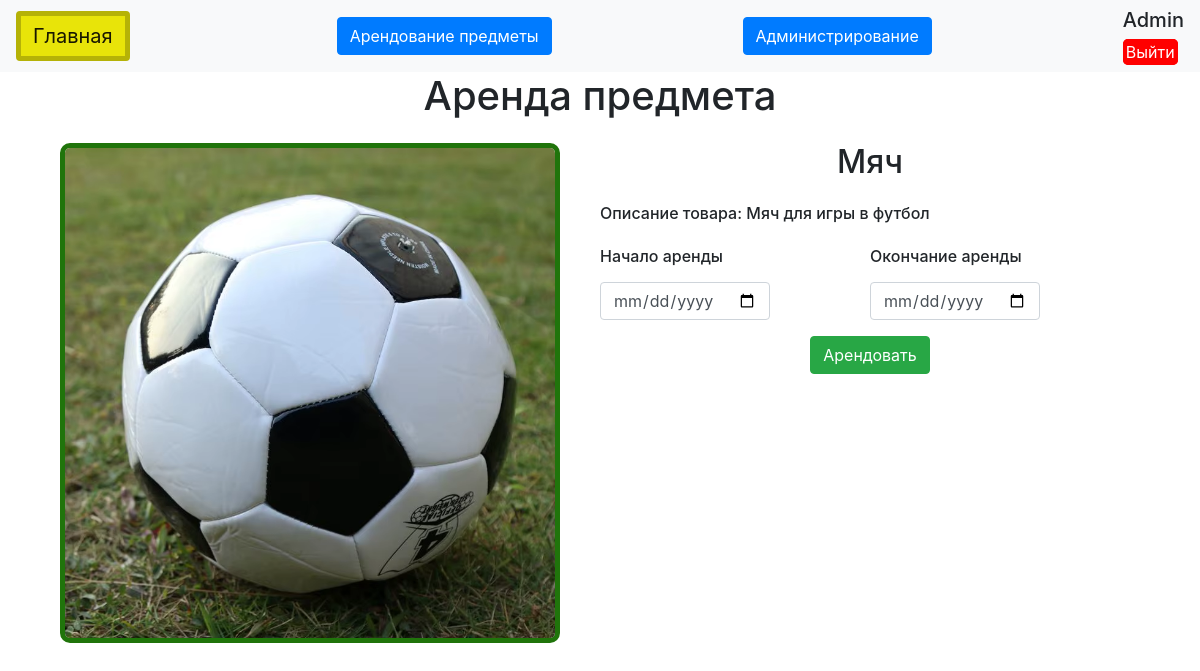
The page /request/1 (signed in) on the database its author committed.
### data/users.py (models this page shows, shortened)
class Users(SqlAlchemyBase, UserMixin):
    __tablename__ = 'users'
    id = sqlalchemy.Column(sqlalchemy.Integer, primary_key=True, autoincrement=True)
    name = sqlalchemy.Column(sqlalchemy.String, nullable=True)
    about = sqlalchemy.Column(sqlalchemy.String, nullable=True)
    email = sqlalchemy.Column(sqlalchemy.String, index=True, unique=True, nullable=True)
    hashed_password = sqlalchemy.Column(sqlalchemy.String, nullable=True)
    user_access = sqlalchemy.Column(sqlalchemy.String, default='admin', nullable=True)
    password = sqlalchemy.Column(sqlalchemy.String, nullable=True)
    asortiment = orm.relationship("Asortiment", back_populates='users')

### data/news.py (models this page shows)
class Asortiment(SqlAlchemyBase):
    __tablename__ = 'asortiment'
    id = sqlalchemy.Column(sqlalchemy.Integer, primary_key=True, autoincrement=True)
    name = sqlalchemy.Column(sqlalchemy.String, nullable=True)
    status = sqlalchemy.Column(sqlalchemy.String, nullable=True)
    arend = sqlalchemy.Column(sqlalchemy.String, nullable=True)
    photo_href = sqlalchemy.Column(sqlalchemy.String, nullable=True)
    id_type = sqlalchemy.Column(sqlalchemy.Integer, sqlalchemy.ForeignKey('idtype.id'))
    is_private = sqlalchemy.Column(sqlalchemy.Boolean, default=True)
    user_id = sqlalchemy.Column(sqlalchemy.Integer, sqlalchemy.ForeignKey("users.id"))
    users = orm.relationship('Users')
    idtype = orm.relationship("Idtype")
    request = orm.relationship("Request", back_populates='asortiment')

### data/category.py (models this page shows)
class Idtype(SqlAlchemyBase):
    __tablename__ = 'idtype'
    id = sqlalchemy.Column(sqlalchemy.Integer, primary_key=True, autoincrement=True)
    name = sqlalchemy.Column(sqlalchemy.String)
    description = sqlalchemy.Column(sqlalchemy.Text)

### main.py (the view, shortened to what this page needs)
@app.route('/request/<int:id_item>', methods=['GET', 'POST'])
@login_required
def edit_news(id_item):
    if current_user.user_access == "baned":
        abort(404)
    else:
        db_sess = db_session.create_session()
        item = db_sess.query(Asortiment).filter_by(id=id_item).first()
        form = RequestForm()
        return render_template("request.html",
                            form=form,
                            item=item,
                            title="Аренда",
                            )

### forms/news.py
class RequestForm(FlaskForm):
    description = TextAreaField("Отчёт:")
    datetime_start = DateField('Начало аренды')
    datetime_end = DateField('Окончание аренды')
    confirmed = BooleanField('Одобрить?')
    submit = SubmitField("Арендовать")

### data/db_session.py (called while the page is built)
def create_session() -> Session:
    global __factory
    return __factory()

### main.py (called while the page is built)
@login_manager.user_loader
def load_user(user_id):
    db_sess = db_session.create_session()
    return db_sess.get(Users, user_id)

### templates/request.html (shortened to what this page needs)
{% extends "base.html" %}
{% block content %}
<div class="container">
    <div class="container form-container">
        <h1 class="text-center botind">Аренда предмета</h1>
       <div class="mb-4">
            <div class="iteml">
                <img class="imgadsize borderG" src="/{{ item.photo_href }}">
            </div>
            <div class="itemr">
                <div>
                    <h2 class="cental botind">{{ item.name }}</h2>
                </div>
                <div>
                    <h6 class="botind">Описание товара: {{  item.idtype.description }} </h6>
                </div>
                <form method="POST">
                    <div class="descp">
                        <div class="mb-3 datal padr">
                            <h6>{{ form.datetime_start.label(class="form-label") }}</h6>
                            {{ form.datetime_start(class="form-control") }}
                        </div>
                        <div class="mb-3 datar padr">
                            <h6>{{ form.datetime_end.label(class="form-label") }}</h6>
                            {{ form.datetime_end(class="form-control") }}
                        </div>
                    </div>
                    <div class="text-center">
                        {{ form.submit(type="submit", class="btn btn-success") }}
                    </div>
                </form>
            </div>
        </div>
    </div>
</div>
{% endblock %}

### templates/base.html (shortened to what this page needs)
<!doctype html>
<html lang="en">
<head>
    <link rel="stylesheet"
          href="https://stackpath.bootstrapcdn.com/bootstrap/4.4.1/css/bootstrap.min.css"
>
    <link rel="stylesheet" href="{{ url_for('static', filename='styles/Styles.css') }}">
</head>
<body>
<header>
    <nav class="navbar navbar-light bg-light">
        <a class="btn navbar-brand borderSome backcolorV" href="/" >Главная</a>
        {% if current_user.user_access == 'admin' %}
        <div class="cental">
            <a href="/arrended" class="btn btn-primary">Арендование предметы</a>
        </div>
        <div class="cental">
            <a href="/admin_panel" class="btn btn-primary">Администрирование</a>
        </div>
        {% else %}
        <div class="cental">
            <a href="/arrended" class="btn btn-primary">Арендование предметы</a>
        </div>
        {% endif %}
        {% if current_user.is_authenticated %}
        <div>
            <h5>{{ current_user.name }}</h5>
            <a class="exit" href="/logout">Выйти</a>
        </div>
        {% else %}
            <p>
                <a class="btn btn-primary " href="/register">Зарегистрироваться</a>
                <a class="btn btn-success" href="/login">Войти</a>
            </p>
        {% endif %}
    </nav>
</header>
<main>
    {% block content %}{% endblock %}
</main>
</body>
</html>

### static/styles/Styles.css (style rules this page uses)
.exit { border:3px solid red; color: white; background-color: red; border-radius: 5px; }
h1 { text-align: center; }
.borderG { border: 5px solid rgb(32, 116, 11); border-radius: 10px; }
.borderSome { border: 5px solid #b5b207; }
.cental { text-align: center; }
.iteml { float: left; width: 50%; }
.itemr { float: right; width: 50%; }
.imgadsize { width: 500px; }
.backcolorV { background-color: #e8e409; color: white; }
.descp { display: flex; }
.datal { float: left; width: 50%; }
.datar { float: right; width: 50%; }
.botind { padding-bottom: 15px; }
.padr { padding-right: 100px; }

### rows shown on the page
Users: name "Admin"
Asortiment: photo_href (picture), name "Мяч"
Idtype: idtype.description "Мяч для игры в футбол"
